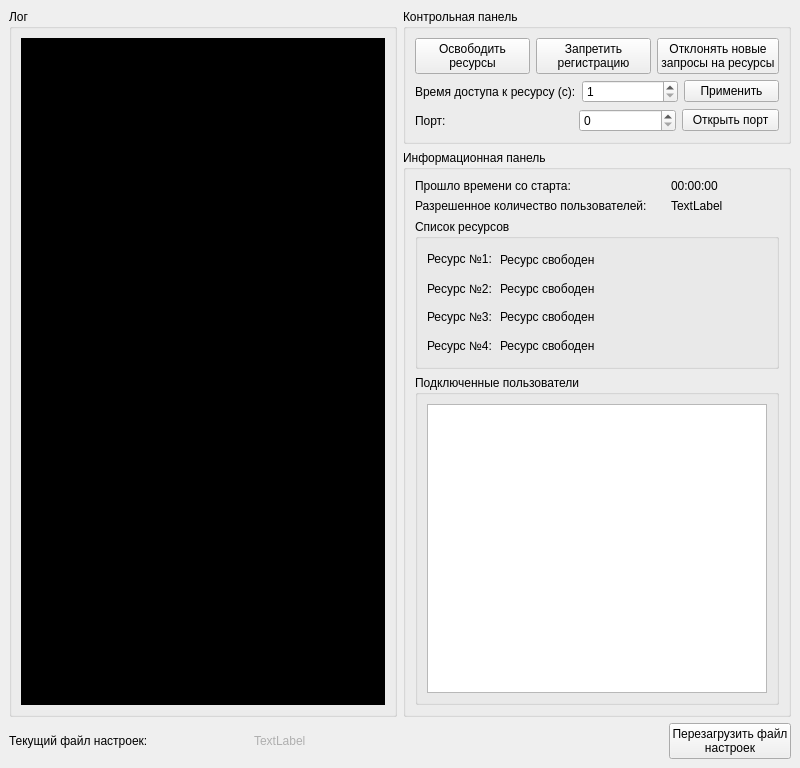
<?xml version="1.0" encoding="UTF-8"?>
<ui version="4.0">
 <class>MainWindow</class>
 <widget class="QMainWindow" name="MainWindow">
  <property name="geometry">
   <rect>
    <x>0</x>
    <y>0</y>
    <width>800</width>
    <height>768</height>
   </rect>
  </property>
  <property name="sizePolicy">
   <sizepolicy hsizetype="Preferred" vsizetype="Preferred">
    <horstretch>0</horstretch>
    <verstretch>0</verstretch>
   </sizepolicy>
  </property>
  <property name="minimumSize">
   <size>
    <width>800</width>
    <height>768</height>
   </size>
  </property>
  <property name="maximumSize">
   <size>
    <width>16777215</width>
    <height>16777215</height>
   </size>
  </property>
  <property name="windowTitle">
   <string>Server Control Panel</string>
  </property>
  <property name="autoFillBackground">
   <bool>true</bool>
  </property>
  <widget class="QWidget" name="centralwidget">
   <layout class="QVBoxLayout" name="verticalLayout_5">
    <item>
     <layout class="QHBoxLayout" name="horizontalLayout">
      <item>
       <widget class="QGroupBox" name="groupBox">
        <property name="sizePolicy">
         <sizepolicy hsizetype="Expanding" vsizetype="Expanding">
          <horstretch>0</horstretch>
          <verstretch>0</verstretch>
         </sizepolicy>
        </property>
        <property name="maximumSize">
         <size>
          <width>1000</width>
          <height>16777215</height>
         </size>
        </property>
        <property name="title">
         <string>Лог</string>
        </property>
        <layout class="QHBoxLayout" name="horizontalLayout_5">
         <item>
          <widget class="QTextEdit" name="logBox">
           <property name="maximumSize">
            <size>
             <width>2000</width>
             <height>16777215</height>
            </size>
           </property>
           <property name="styleSheet">
            <string notr="true">background-color: rgb(0, 0, 0);
color: rgb(0, 255, 0);</string>
           </property>
           <property name="readOnly">
            <bool>true</bool>
           </property>
          </widget>
         </item>
        </layout>
       </widget>
      </item>
      <item>
       <layout class="QVBoxLayout" name="verticalLayout_2">
        <item>
         <widget class="QGroupBox" name="groupBox_2">
          <property name="sizePolicy">
           <sizepolicy hsizetype="Preferred" vsizetype="Maximum">
            <horstretch>0</horstretch>
            <verstretch>0</verstretch>
           </sizepolicy>
          </property>
          <property name="minimumSize">
           <size>
            <width>0</width>
            <height>0</height>
           </size>
          </property>
          <property name="title">
           <string>Контрольная панель</string>
          </property>
          <layout class="QVBoxLayout" name="verticalLayout">
           <item>
            <layout class="QHBoxLayout" name="horizontalLayout_6">
             <property name="sizeConstraint">
              <enum>QLayout::SetMinAndMaxSize</enum>
             </property>
             <item>
              <widget class="QPushButton" name="clearResourcesButton">
               <property name="text">
                <string>Освободить
ресурсы</string>
               </property>
              </widget>
             </item>
             <item>
              <widget class="QPushButton" name="rejectAuthButton">
               <property name="text">
                <string>Запретить
регистрацию</string>
               </property>
               <property name="checkable">
                <bool>true</bool>
               </property>
              </widget>
             </item>
             <item alignment="Qt::AlignVCenter">
              <widget class="QPushButton" name="rejectRcButton">
               <property name="sizePolicy">
                <sizepolicy hsizetype="Minimum" vsizetype="Fixed">
                 <horstretch>0</horstretch>
                 <verstretch>0</verstretch>
                </sizepolicy>
               </property>
               <property name="maximumSize">
                <size>
                 <width>16777215</width>
                 <height>16777215</height>
                </size>
               </property>
               <property name="text">
                <string>Отклонять новые
запросы на ресурсы</string>
               </property>
               <property name="checkable">
                <bool>true</bool>
               </property>
              </widget>
             </item>
            </layout>
           </item>
           <item>
            <layout class="QHBoxLayout" name="horizontalLayout_7">
             <item>
              <widget class="QLabel" name="label_5">
               <property name="text">
                <string>Время доступа к ресурсу (c):</string>
               </property>
              </widget>
             </item>
             <item>
              <widget class="QSpinBox" name="accessTimeSpinBox">
               <property name="maximumSize">
                <size>
                 <width>97</width>
                 <height>16777215</height>
                </size>
               </property>
               <property name="specialValueText">
                <string/>
               </property>
               <property name="minimum">
                <number>1</number>
               </property>
               <property name="maximum">
                <number>3600</number>
               </property>
              </widget>
             </item>
             <item>
              <widget class="QPushButton" name="acceptAccessTime">
               <property name="maximumSize">
                <size>
                 <width>97</width>
                 <height>16777215</height>
                </size>
               </property>
               <property name="text">
                <string>Применить</string>
               </property>
              </widget>
             </item>
            </layout>
           </item>
           <item>
            <layout class="QHBoxLayout" name="horizontalLayout_8">
             <item>
              <widget class="QLabel" name="label_6">
               <property name="text">
                <string>Порт:</string>
               </property>
              </widget>
             </item>
             <item>
              <widget class="QSpinBox" name="portSpinBox">
               <property name="maximumSize">
                <size>
                 <width>97</width>
                 <height>16777215</height>
                </size>
               </property>
               <property name="maximum">
                <number>65535</number>
               </property>
              </widget>
             </item>
             <item>
              <widget class="QPushButton" name="switchPortButton">
               <property name="maximumSize">
                <size>
                 <width>97</width>
                 <height>16777215</height>
                </size>
               </property>
               <property name="text">
                <string>Открыть порт</string>
               </property>
               <property name="checkable">
                <bool>true</bool>
               </property>
              </widget>
             </item>
            </layout>
           </item>
          </layout>
         </widget>
        </item>
        <item>
         <widget class="QGroupBox" name="groupBox_3">
          <property name="title">
           <string>Информационная панель</string>
          </property>
          <layout class="QVBoxLayout" name="verticalLayout_4">
           <item>
            <layout class="QVBoxLayout" name="verticalLayout_3">
             <item>
              <layout class="QHBoxLayout" name="horizontalLayout_2">
               <property name="sizeConstraint">
                <enum>QLayout::SetDefaultConstraint</enum>
               </property>
               <item>
                <widget class="QLabel" name="label">
                 <property name="maximumSize">
                  <size>
                   <width>16777215</width>
                   <height>24</height>
                  </size>
                 </property>
                 <property name="text">
                  <string>Прошло времени со старта:</string>
                 </property>
                </widget>
               </item>
               <item>
                <widget class="QLabel" name="uptime">
                 <property name="maximumSize">
                  <size>
                   <width>108</width>
                   <height>24</height>
                  </size>
                 </property>
                 <property name="text">
                  <string>00:00:00</string>
                 </property>
                </widget>
               </item>
              </layout>
             </item>
             <item>
              <layout class="QHBoxLayout" name="horizontalLayout_3">
               <item>
                <widget class="QLabel" name="label_4">
                 <property name="maximumSize">
                  <size>
                   <width>16777215</width>
                   <height>24</height>
                  </size>
                 </property>
                 <property name="text">
                  <string>Разрешенное количество пользователей:</string>
                 </property>
                </widget>
               </item>
               <item>
                <widget class="QLabel" name="userCount">
                 <property name="maximumSize">
                  <size>
                   <width>108</width>
                   <height>24</height>
                  </size>
                 </property>
                 <property name="text">
                  <string>TextLabel</string>
                 </property>
                </widget>
               </item>
              </layout>
             </item>
             <item>
              <widget class="QGroupBox" name="groupBox_5">
               <property name="sizePolicy">
                <sizepolicy hsizetype="Preferred" vsizetype="Minimum">
                 <horstretch>0</horstretch>
                 <verstretch>0</verstretch>
                </sizepolicy>
               </property>
               <property name="minimumSize">
                <size>
                 <width>0</width>
                 <height>150</height>
                </size>
               </property>
               <property name="title">
                <string>Список ресурсов</string>
               </property>
               <layout class="QVBoxLayout" name="verticalLayout_6">
                <item>
                 <layout class="QHBoxLayout" name="horizontalLayout_10">
                  <item>
                   <widget class="QLabel" name="label_11">
                    <property name="sizePolicy">
                     <sizepolicy hsizetype="Preferred" vsizetype="Maximum">
                      <horstretch>0</horstretch>
                      <verstretch>0</verstretch>
                     </sizepolicy>
                    </property>
                    <property name="maximumSize">
                     <size>
                      <width>67</width>
                      <height>16777215</height>
                     </size>
                    </property>
                    <property name="text">
                     <string>Ресурс №1:</string>
                    </property>
                   </widget>
                  </item>
                  <item>
                   <widget class="QLabel" name="resource1">
                    <property name="text">
                     <string>Ресурс свободен</string>
                    </property>
                   </widget>
                  </item>
                 </layout>
                </item>
                <item>
                 <layout class="QHBoxLayout" name="horizontalLayout_11">
                  <item>
                   <widget class="QLabel" name="label_13">
                    <property name="maximumSize">
                     <size>
                      <width>67</width>
                      <height>16777215</height>
                     </size>
                    </property>
                    <property name="text">
                     <string>Ресурс №2:</string>
                    </property>
                   </widget>
                  </item>
                  <item>
                   <widget class="QLabel" name="resource2">
                    <property name="text">
                     <string>Ресурс свободен</string>
                    </property>
                   </widget>
                  </item>
                 </layout>
                </item>
                <item>
                 <layout class="QHBoxLayout" name="horizontalLayout_12">
                  <item>
                   <widget class="QLabel" name="label_15">
                    <property name="maximumSize">
                     <size>
                      <width>67</width>
                      <height>16777215</height>
                     </size>
                    </property>
                    <property name="text">
                     <string>Ресурс №3:</string>
                    </property>
                   </widget>
                  </item>
                  <item>
                   <widget class="QLabel" name="resource3">
                    <property name="text">
                     <string>Ресурс свободен</string>
                    </property>
                   </widget>
                  </item>
                 </layout>
                </item>
                <item>
                 <layout class="QHBoxLayout" name="horizontalLayout_13">
                  <item>
                   <widget class="QLabel" name="label_17">
                    <property name="maximumSize">
                     <size>
                      <width>67</width>
                      <height>16777215</height>
                     </size>
                    </property>
                    <property name="text">
                     <string>Ресурс №4:</string>
                    </property>
                   </widget>
                  </item>
                  <item>
                   <widget class="QLabel" name="resource4">
                    <property name="text">
                     <string>Ресурс свободен</string>
                    </property>
                   </widget>
                  </item>
                 </layout>
                </item>
               </layout>
              </widget>
             </item>
             <item>
              <widget class="QGroupBox" name="groupBox_4">
               <property name="sizePolicy">
                <sizepolicy hsizetype="Preferred" vsizetype="Minimum">
                 <horstretch>0</horstretch>
                 <verstretch>0</verstretch>
                </sizepolicy>
               </property>
               <property name="minimumSize">
                <size>
                 <width>0</width>
                 <height>300</height>
                </size>
               </property>
               <property name="maximumSize">
                <size>
                 <width>16777215</width>
                 <height>339</height>
                </size>
               </property>
               <property name="title">
                <string>Подключенные пользователи</string>
               </property>
               <layout class="QVBoxLayout" name="verticalLayout_7">
                <item>
                 <widget class="QListWidget" name="connectedClientsList"/>
                </item>
               </layout>
              </widget>
             </item>
            </layout>
           </item>
          </layout>
         </widget>
        </item>
       </layout>
      </item>
     </layout>
    </item>
    <item>
     <layout class="QHBoxLayout" name="horizontalLayout_4">
      <item>
       <widget class="QLabel" name="label_9">
        <property name="maximumSize">
         <size>
          <width>145</width>
          <height>16777215</height>
         </size>
        </property>
        <property name="text">
         <string>Текущий файл настроек:</string>
        </property>
       </widget>
      </item>
      <item alignment="Qt::AlignHCenter">
       <widget class="QLabel" name="settingsPathLabel">
        <property name="sizePolicy">
         <sizepolicy hsizetype="Maximum" vsizetype="Preferred">
          <horstretch>0</horstretch>
          <verstretch>0</verstretch>
         </sizepolicy>
        </property>
        <property name="minimumSize">
         <size>
          <width>314</width>
          <height>0</height>
         </size>
        </property>
        <property name="maximumSize">
         <size>
          <width>218</width>
          <height>16777215</height>
         </size>
        </property>
        <property name="styleSheet">
         <string notr="true">color: rgb(175, 175, 175);</string>
        </property>
        <property name="text">
         <string>TextLabel</string>
        </property>
       </widget>
      </item>
      <item>
       <widget class="QPushButton" name="reloadSettings">
        <property name="minimumSize">
         <size>
          <width>22</width>
          <height>0</height>
         </size>
        </property>
        <property name="maximumSize">
         <size>
          <width>122</width>
          <height>16777215</height>
         </size>
        </property>
        <property name="text">
         <string>Перезагрузить файл
настроек</string>
        </property>
       </widget>
      </item>
     </layout>
    </item>
   </layout>
  </widget>
 </widget>
 <resources/>
 <connections/>
</ui>
